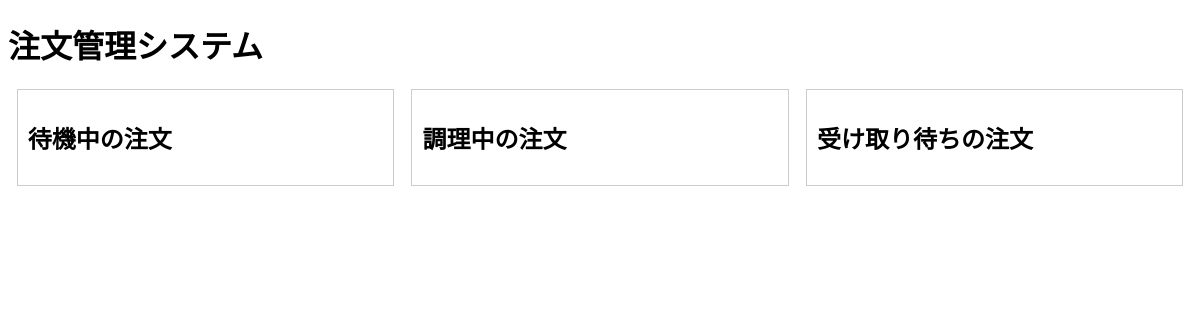
The app's page /kitchenUI/kitchen.php, older data.
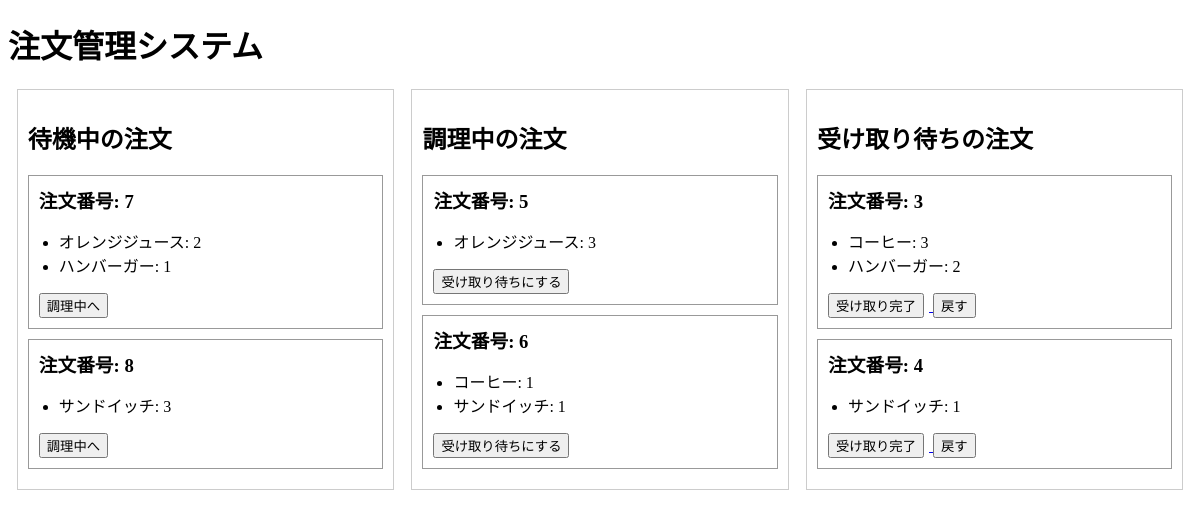
The same page, newer data.
### tables this page shows
CREATE TABLE orders (
    order_id INT PRIMARY KEY,          
    call_number INT,
    payment_type VARCHAR(255),
    reference_number VARCHAR(255),
    provide_status INT,                        
    order_date DATETIME
);

CREATE TABLE purchase (
    order_id INT,                     
    product_code VARCHAR(255),         
    quantity INT,
    PRIMARY KEY (order_id, product_code),   
    FOREIGN KEY (order_id) REFERENCES orders(order_id),
    FOREIGN KEY (product_code) REFERENCES products(product_code)
);

CREATE TABLE products (
    product_code VARCHAR(255) PRIMARY KEY,  
    category_name VARCHAR(255),             
    product_name VARCHAR(255),
    price INT,
    stockpile INT
);

### html/kitchenUI/kitchen.php (the view, shortened to what this page needs)
<!DOCTYPE html>
<html lang="ja">
<head>
</head>
<body>
    <h1>注文管理システム</h1>
    <div class="container">
        <?
        $servername = "mariaDB";
        $username = "user";
        $password = "password";
        $dbname = "exampledb";
        $conn = new mysqli($servername, $username, $password, $dbname);
        ?>
        <div class="order-column" id="pending-orders">
            <h2>待機中の注文</h2>
            <?
            $query = "SELECT order_id FROM orders WHERE provide_status = 2;";
            $result = $conn->query($query);
            ?>
            <? for ($i = 0; $i < $result->num_rows; $i++) { ?>
                <?
                $row = $result->fetch_assoc();
                $order_id = $row['order_id'];
                ?>
                <div class="order" id="">
                    <h3>注文番号: <? echo $order_id ?> </h3>
                    <?
                    $query = "SELECT p.product_name, pu.quantity FROM purchase pu JOIN products p ON pu.product_code = p.product_code WHERE pu.order_id = $order_id;";
                    $result2 = $conn->query($query);
                    ?>
                    <ul>
                        <? for ($j = 0; $j < $result2->num_rows; $j++) { ?>
                            <?
                            $row2 = $result2->fetch_assoc();
                            $product_code = $row2['product_name'];
                            $quantity = $row2['quantity'];
                            ?>
                            <li><? echo $product_code ?>: <? echo $quantity ?> </li>
                        <? } ?>
                    </ul>
                    <div class="button-group">
                        <a href="tocooking.php?order_id=<? echo $order_id ?>">
                            <button>調理中へ</button>
                        </a>
                    </div>
                </div>
            <? } ?>
        </div>
        <div class="order-column" id="cooking-orders">
            <h2>調理中の注文</h2>
            <?
            $query = "SELECT order_id FROM orders WHERE provide_status = 3;";
            $result = $conn->query($query);
            ?>
            <? for ($i = 0; $i < $result->num_rows; $i++) { ?>
                <?
                $row = $result->fetch_assoc();
                $order_id = $row['order_id'];
                ?>
                <div class="order" id="">
                    <h3>注文番号: <? echo $order_id ?> </h3>
                    <?
                    $query = "SELECT p.product_name, pu.quantity FROM purchase pu JOIN products p ON pu.product_code = p.product_code WHERE pu.order_id = $order_id;";
                    $result2 = $conn->query($query);
                    ?>
                    <ul>
                        <? for ($j = 0; $j < $result2->num_rows; $j++) { ?>
                            <?
                            $row2 = $result2->fetch_assoc();
                            $product_code = $row2['product_name'];
                            $quantity = $row2['quantity'];
                            ?>
                            <li><? echo $product_code ?>: <? echo $quantity ?> </li>
                        <? } ?>
                    </ul>
                    <div class="button-group">
                        <a href="tocooked.php?order_id=<? echo $order_id ?>">
                            <button>受け取り待ちにする</button>
                        </a>
                    </div>
                </div>
            <? } ?>
        </div>
        <div class="order-column" id="waiting-pickup-orders">
            <h2>受け取り待ちの注文</h2>
            <?
            $query = "SELECT order_id FROM orders WHERE provide_status = 4;";
            $result = $conn->query($query);
            ?>
            <? for ($i = 0; $i < $result->num_rows; $i++) { ?>
                <?
                $row = $result->fetch_assoc();
                $order_id = $row['order_id'];
                ?>
                <div class="order" id="">
                    <h3>注文番号: <? echo $order_id ?> </h3>
                    <?
                    $query = "SELECT p.product_name, pu.quantity FROM purchase pu JOIN products p ON pu.product_code = p.product_code WHERE pu.order_id = $order_id;";
                    $result2 = $conn->query($query);
                    ?>
                    <ul>
                        <? for ($j = 0; $j < $result2->num_rows; $j++) { ?>
                            <?
                            $row2 = $result2->fetch_assoc();
                            $product_code = $row2['product_name'];
                            $quantity = $row2['quantity'];
                            ?>
                            <li><? echo $product_code ?>: <? echo $quantity ?> </li>
                        <? } ?>
                    </ul>
                    <div class="button-group">
                    <a href="tofinish.php?order_id=<?echo $order_id?>">
                        <button>受け取り完了</button>
                    </a>
                    <a href="tocooking.php?order_id=<?echo $order_id?>">
                        <button>戻す</button>
                    </a>
                    </div>
                </div>
            <? } ?>
        </div>
</body>
</html>

### html/kitchenUI/kitchen.php (style rules this page uses)
.container { display: flex; justify-content: space-around; }
.order-column { width: 30%; padding: 10px; border: 1px solid #ccc; }
.order { border: 1px solid #999; margin-bottom: 10px; padding: 10px; }
.order h3 { margin: 0 0 5px; }
.order ul { padding-left: 20px; }
.button-group { margin-top: 10px; }
.button-group button { margin-right: 5px; }

Row changes from the older to the newer data that the page shows:
added orders: order_id "7", shown under "待機中の注文"
added purchase: product_code.product_name "オレンジジュース", quantity "2", shown under "7"
added purchase: product_code.product_name "ハンバーガー", quantity "1", shown under "7"
added orders: order_id "8", shown under "待機中の注文"
added purchase: product_code.product_name "サンドイッチ", quantity "3", shown under "8"
added orders: order_id "5", shown under "調理中の注文"
added purchase: product_code.product_name "オレンジジュース", quantity "3", shown under "5"
added orders: order_id "6", shown under "調理中の注文"
added purchase: product_code.product_name "コーヒー", quantity "1", shown under "6"
added purchase: product_code.product_name "サンドイッチ", quantity "1", shown under "6"
added orders: order_id "3", shown under "受け取り待ちの注文"
added purchase: product_code.product_name "コーヒー", quantity "3"
added purchase: product_code.product_name "ハンバーガー", quantity "2", shown under "3"
added orders: order_id "4", shown under "受け取り待ちの注文"
added purchase: product_code.product_name "サンドイッチ", quantity "1", shown under "4"
